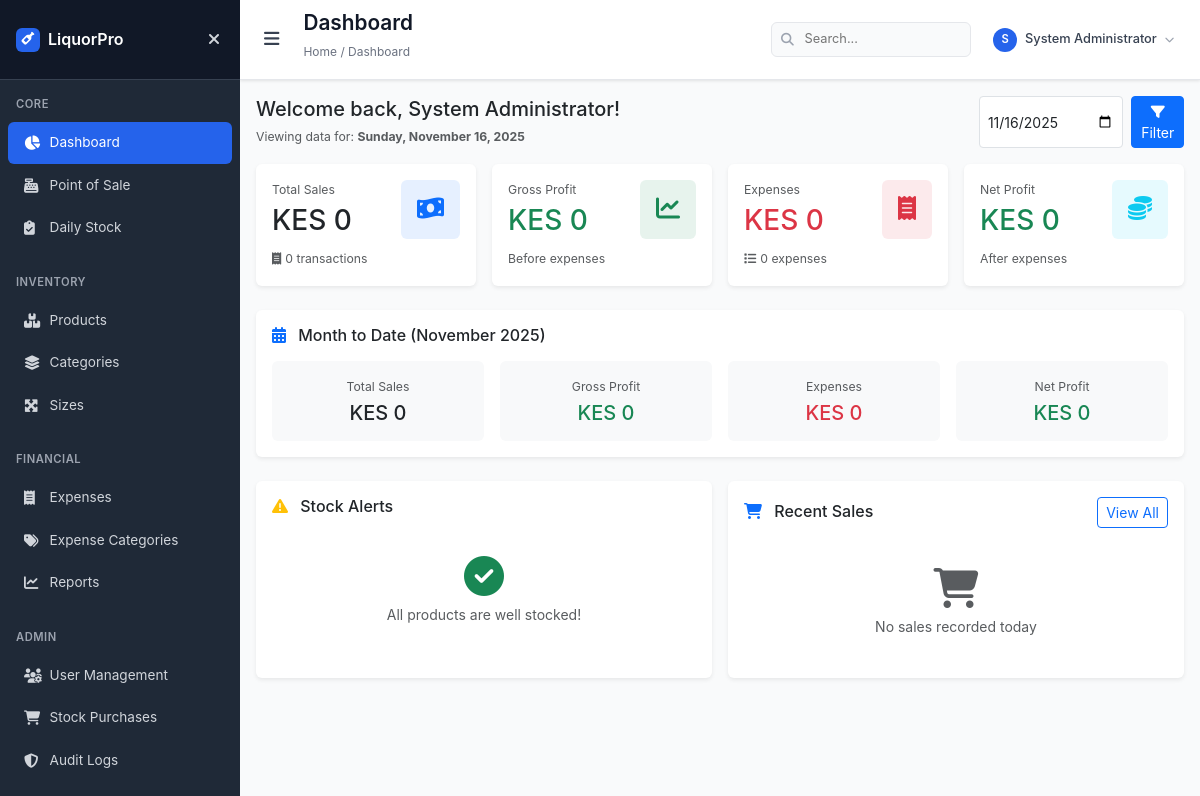
Page /dashboard (signed in) on the earlier database version.
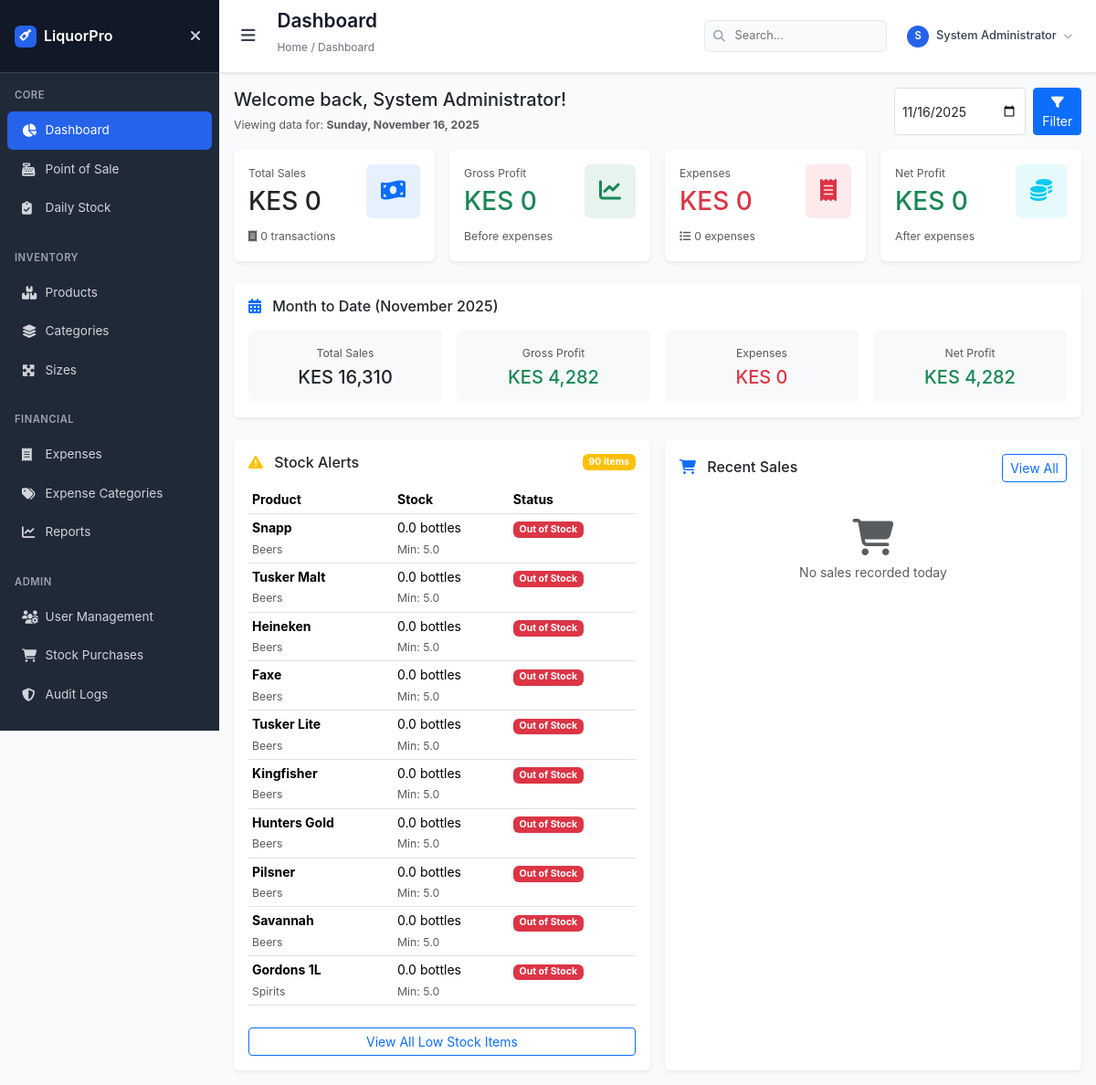
Same page on the later database version.
### models.py (models this page shows, shortened)
class Product(db.Model):
    id = db.Column(db.Integer, primary_key=True)
    name = db.Column(db.String(100), nullable=False, unique=True, index=True)
    category_id = db.Column(db.Integer, db.ForeignKey('category.id'), nullable=False, index=True)
    base_unit = db.Column(db.String(20), nullable=False, default='bottle')  # What you actually stock
    base_buying_price = db.Column(db.Float, nullable=False)  # Cost per base unit
    current_stock = db.Column(db.Float, nullable=False, default=0, index=True)  # Stock in base units
    min_stock_level = db.Column(db.Float, nullable=False, default=5)  # Minimum base units
    last_stock_update = db.Column(db.DateTime, default=datetime.utcnow)
    created_at = db.Column(db.DateTime, default=datetime.utcnow)
    created_by = db.Column(db.Integer, db.ForeignKey('user.id'), nullable=True)
    category = db.relationship('Category', backref=db.backref('products', lazy=True))
    creator = db.relationship('User', backref=db.backref('created_products', lazy=True))

class Category(db.Model):
    id = db.Column(db.Integer, primary_key=True)
    name = db.Column(db.String(50), unique=True, nullable=False, index=True)
    description = db.Column(db.String(200), nullable=True)
    is_active = db.Column(db.Boolean, default=True, index=True)
    created_at = db.Column(db.DateTime, default=datetime.utcnow)
    created_by = db.Column(db.Integer, db.ForeignKey('user.id'), nullable=True)
    creator = db.relationship('User', backref=db.backref('created_categories', lazy=True))

### app.py (the view)
@app.route('/')
@app.route('/dashboard')
@login_required
def dashboard():
    current_user = get_current_user()
    selected_date_str = request.args.get('date', date.today().strftime('%Y-%m-%d'))
    try:
        selected_date = datetime.strptime(selected_date_str, '%Y-%m-%d').date()
    except ValueError:
        selected_date = date.today()
    today = date.today()
    sales_base_query = db.session.query(Sale).join(ProductVariant).join(Product)
    expenses_base_query = db.session.query(Expense)
    if current_user.role not in ['admin', 'manager']:
        sales_base_query = sales_base_query.filter(Sale.attendant_id == current_user.id)
        expenses_base_query = expenses_base_query.filter(Expense.recorded_by == current_user.id)
    today_sales_query = sales_base_query.filter(Sale.sale_date == selected_date)
    today_expenses_query = expenses_base_query.filter(Expense.expense_date == selected_date)
    today_sales_data = today_sales_query.with_entities(
        db.func.count(Sale.id).label('transaction_count'),
        db.func.coalesce(db.func.sum(Sale.total_amount), 0).label('total_sales'),
        db.func.coalesce(db.func.sum(Sale.total_amount - (Product.base_buying_price * ProductVariant.conversion_factor * Sale.quantity)), 0).label('gross_profit')
        if current_user.role in ['admin', 'manager'] else db.func.coalesce(db.func.sum(Sale.total_amount), 0).label('gross_profit')
    ).first()
    today_expenses_data = today_expenses_query.with_entities(
        db.func.count(Expense.id).label('expense_count'),
        db.func.coalesce(db.func.sum(Expense.amount), 0).label('total_expenses')
    ).first()
    today_stats = {
        'total_transactions': today_sales_data.transaction_count or 0,
        'total_sales': today_sales_data.total_sales or 0,
        'total_expenses': today_expenses_data.total_expenses or 0,
        'expense_count': today_expenses_data.expense_count or 0,
    }
    if current_user.role in ['admin', 'manager']:
        today_stats['gross_profit'] = today_sales_data.gross_profit or 0
        today_stats['net_profit'] = today_stats['gross_profit'] - today_stats['total_expenses']
    else:
        today_stats['gross_profit'] = 0
        today_stats['net_profit'] = 0
    month_stats = {'total_sales': 0, 'total_profit': 0, 'total_expenses': 0, 'net_profit': 0}
    if current_user.role in ['admin', 'manager']:
        month_start = selected_date.replace(day=1)
        month_sales_data = sales_base_query.filter(
            Sale.sale_date >= month_start,
            Sale.sale_date <= selected_date
        ).with_entities(
            db.func.coalesce(db.func.sum(Sale.total_amount), 0).label('total_sales'),
            db.func.coalesce(db.func.sum(Sale.total_amount - (Product.base_buying_price * ProductVariant.conversion_factor * Sale.quantity)), 0).label('gross_profit')
        ).first()
        month_expenses_total = expenses_base_query.filter(
            Expense.expense_date >= month_start,
            Expense.expense_date <= selected_date
        ).with_entities(
            db.func.coalesce(db.func.sum(Expense.amount), 0)
        ).scalar() or 0
        month_stats = {
            'total_sales': month_sales_data.total_sales or 0,
            'total_profit': month_sales_data.gross_profit or 0,
            'total_expenses': month_expenses_total,
            'net_profit': (month_sales_data.gross_profit or 0) - month_expenses_total
        }
    low_stock_products = Product.query.filter(
        Product.current_stock <= Product.min_stock_level
    ).order_by(Product.current_stock.asc()).limit(10).all()
    low_stock_count = Product.query.filter(
        Product.current_stock <= Product.min_stock_level
    ).count()
    recent_sales_query = today_sales_query.order_by(Sale.timestamp.desc()).limit(5)
    recent_sales = recent_sales_query.all()
    top_products_base = db.session.query(
        Product.name.label('product_name'),
        Category.name.label('category_name'),
        db.func.sum(Sale.quantity).label('total_quantity'),
        db.func.sum(Sale.total_amount).label('total_sales')
    ).select_from(Sale).join(ProductVariant).join(Product).join(Category, Product.category_id == Category.id).filter(
        Sale.sale_date == selected_date
    )
    if current_user.role in ['admin', 'manager']:
        top_products_query = top_products_base.add_columns(
            db.func.sum(Sale.total_amount - (Product.base_buying_price * ProductVariant.conversion_factor * Sale.quantity)).label('total_profit')
        )
    else:
        top_products_query = top_products_base.add_columns(
            db.func.sum(Sale.total_amount * 0).label('total_profit')  # Always 0 for attendants
        )
    if current_user.role not in ['admin', 'manager']:
        top_products_query = top_products_query.filter(Sale.attendant_id == current_user.id)
    top_products = top_products_query.group_by(
        Product.id, Product.name, Category.name
    ).order_by(
        db.text('total_sales DESC')
    ).limit(5).all()
    return render_template('dashboard.html',
                           current_user=current_user,
                           today=today,
                           selected_date=selected_date,
                           today_stats=today_stats,
                           month_stats=month_stats,
                           low_stock_count=low_stock_count,
                           stock_alerts=low_stock_products,
                           recent_sales=recent_sales,
                           top_products=top_products)

### app.py (called while the page is built)
def get_current_user():
    if 'user_id' in session:
        return db.session.get(User, session['user_id'])
    return None

def login_required(f):
    @wraps(f)
    def decorated_function(*args, **kwargs):
        if 'user_id' not in session:
            flash('Please log in to access this page.', 'warning')
            return redirect(url_for('login'))
        return f(*args, **kwargs)
    return decorated_function

@app.template_global()
def format_currency(amount):
    if amount is None:
        return "KES 0"
    try:
        return "KES {:,.0f}".format(float(amount))
    except (ValueError, TypeError):
        return "KES 0"

@app.context_processor
def inject_user():
    return dict(current_user=get_current_user())

### templates/dashboard.html (shortened to what the changed rows need)
{% extends "base.html" %}
{% block page_title %}Dashboard{% endblock %}
{% block content %}
{% if current_user.role in ['admin', 'manager'] %}
<div class="row mb-4">
    <div class="col-12">
        <div class="card border-0 shadow-sm">
            <div class="card-body">
                <h6 class="card-title mb-3">
                    <i class="fas fa-calendar-alt text-primary me-2"></i>
                    Month to Date ({{ selected_date.strftime('%B %Y') }})
                </h6>
                <div class="row g-3">
                    <div class="col-md-3">
                        <div class="text-center p-3 bg-light rounded">
                            <small class="text-muted d-block mb-1">Total Sales</small>
                            <h5 class="mb-0">{{ format_currency(month_stats.total_sales) }}</h5>
                        </div>
                    </div>
                    <div class="col-md-3">
                        <div class="text-center p-3 bg-light rounded">
                            <small class="text-muted d-block mb-1">Gross Profit</small>
                            <h5 class="mb-0 text-success">{{ format_currency(month_stats.total_profit) }}</h5>
                        </div>
                    </div>
                    <div class="col-md-3">
                        <div class="text-center p-3 bg-light rounded">
                            <small class="text-muted d-block mb-1">Expenses</small>
                            <h5 class="mb-0 text-danger">{{ format_currency(month_stats.total_expenses) }}</h5>
                        </div>
                    </div>
                    <div class="col-md-3">
                        <div class="text-center p-3 bg-light rounded">
                            <small class="text-muted d-block mb-1">Net Profit</small>
                            <h5 class="mb-0 {{ 'text-success' if month_stats.net_profit >= 0 else 'text-danger' }}">
                                {{ format_currency(month_stats.net_profit) }}
                            </h5>
                        </div>
                    </div>
                </div>
            </div>
        </div>
    </div>
</div>
{% endif %}
<div class="row g-3">
    <div class="col-lg-6">
        <div class="card border-0 shadow-sm h-100">
            <div class="card-body">
                <div class="d-flex justify-content-between align-items-center mb-3">
                    <h6 class="card-title mb-0">
                        <i class="fas fa-exclamation-triangle text-warning me-2"></i>
                        Stock Alerts
                    </h6>
                    {% if low_stock_count > 0 %}
                    <span class="badge bg-warning">{{ low_stock_count }} items</span>
                    {% endif %}
                </div>
                {% if stock_alerts %}
                <div class="table-responsive">
                    <table class="table table-sm table-hover">
                        <thead>
                            <tr>
                                <th>Product</th>
                                <th>Stock</th>
                                <th>Status</th>
                            </tr>
                        </thead>
                        <tbody>
                            {% for product in stock_alerts %}
                            <tr>
                                <td>
                                    <strong>{{ product.name }}</strong>
                                    <br><small class="text-muted">{{ product.category.name }}</small>
                                </td>
                                <td>
                                    {{ product.current_stock }} {{ product.base_unit }}s
                                    <br><small class="text-muted">Min: {{ product.min_stock_level }}</small>
                                </td>
                                <td>
                                    {% if product.current_stock <= 0 %}
                                    <span class="badge bg-danger">Out of Stock</span>
                                    {% else %}
                                    <span class="badge bg-warning">Low Stock</span>
                                    {% endif %}
                                </td>
                            </tr>
                            {% endfor %}
                        </tbody>
                    </table>
                </div>
                <a href="{{ url_for('products', stock_status='low_stock') }}" class="btn btn-sm btn-outline-primary w-100 mt-2">
                    View All Low Stock Items
                </a>
                {% else %}
                <div class="text-center py-4">
                    <i class="fas fa-check-circle text-success fs-1 mb-2"></i>
                    <p class="text-muted mb-0">All products are well stocked!</p>
                </div>
                {% endif %}
            </div>
        </div>
    </div>
</div>
{% endblock %}

Differences in the rows shown:
added Product: name "Snapp", category.name "Beers", current_stock "0.0", base_unit "bottle", min_stock_level "5.0", shows "Out of Stock"
added Product: name "Tusker Malt", category.name "Beers", current_stock "0.0", base_unit "bottle", min_stock_level "5.0", shows "Out of Stock"
added Product: name "Heineken", category.name "Beers", current_stock "0.0", base_unit "bottle", min_stock_level "5.0", shows "Out of Stock"
added Product: name "Faxe", category.name "Beers", current_stock "0.0", base_unit "bottle", min_stock_level "5.0", shows "Out of Stock"
added Product: name "Tusker Lite", category.name "Beers", current_stock "0.0", base_unit "bottle", min_stock_level "5.0", shows "Out of Stock"
added Product: name "Kingfisher", category.name "Beers", current_stock "0.0", base_unit "bottle", min_stock_level "5.0", shows "Out of Stock"
added Product: name "Hunters Gold", category.name "Beers", current_stock "0.0", base_unit "bottle", min_stock_level "5.0", shows "Out of Stock"
added Product: name "Pilsner", category.name "Beers", current_stock "0.0", base_unit "bottle", min_stock_level "5.0", shows "Out of Stock"
added Product: name "Savannah", category.name "Beers", current_stock "0.0", base_unit "bottle", min_stock_level "5.0", shows "Out of Stock"
added Product: name "Gordons 1L", category.name "Spirits", current_stock "0.0", base_unit "bottle", min_stock_level "5.0", shows "Out of Stock"
Other differences:
{{ low_stock_count }}: (not shown) → "90"
text no longer shown: "KES 0 KES 0 KES 0 All products are well stocked!"
text now shown: "KES 16,310 KES 4,282 KES 4,282 items Product Stock Status View All Low Stock Items"
